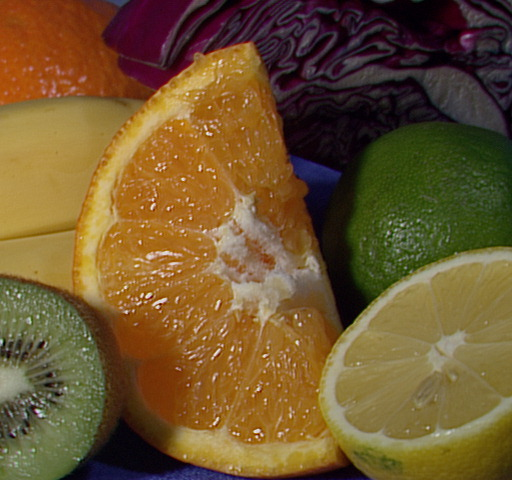
//> input picture opencv_1/fruits.jpg, 512 x 480 px
$ ./contour ../fruits.jpg   (built with g++ and OpenCV 4)
//> lines starting //> are read from the running program, lines starting //| are printed output that depends on the picture; after the words box and inside, x2 and y2 are one past the last pixel; in counts of white or black regions, pixels touching at a corner belong together
#include "cv.h"
#include "highgui.h"

int main( int argc, char** argv )
{
    IplImage* src;
    // 第一条命令行参数确定了图像的文件名。
    if( argc == 2 && (src=cvLoadImage(argv[1], 0))!= 0)
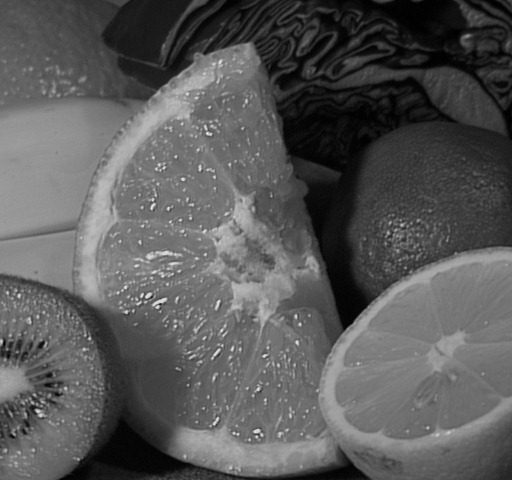
//> src: 480 rows x 512 cols, CV_8UC1; min 0, max 238, mean 88.7
    {
        IplImage* dst = cvCreateImage( cvGetSize(src), 8, 3 );
        CvMemStorage* storage = cvCreateMemStorage(0);
        CvSeq* contour = 0;

        cvThreshold( src, src, 1, 255, CV_THRESH_BINARY );
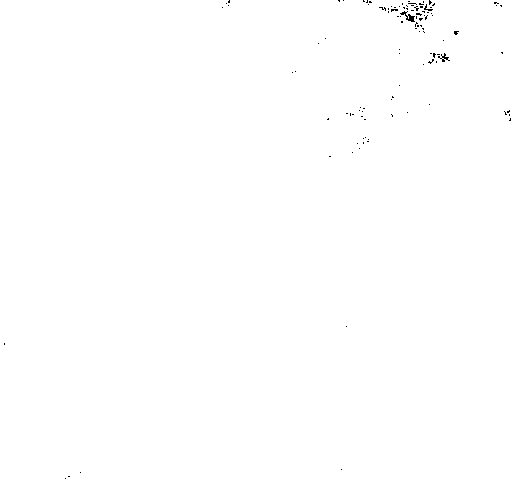
//> src: 480 rows x 512 cols, CV_8UC1; 99.8% white; black in thin lines or dots
        cvNamedWindow( "Source", 1 );
        cvShowImage( "Source", src );

        cvFindContours( src, storage, &contour, sizeof(CvContour), CV_RETR_CCOMP, CV_CHAIN_APPROX_SIMPLE );
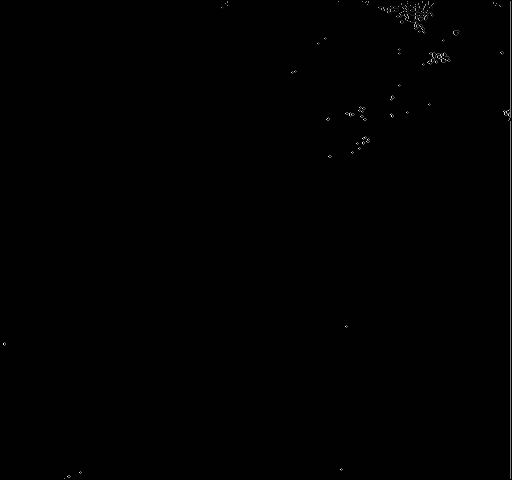
//> src: 480 rows x 512 cols, CV_8UC1; min 0, max 244, mean 1.5
//> contour = 1 contour; box (x1, y1, x2, y2) and area: (1, 1, 511, 479) 242753
        cvZero( dst );

        for( ; contour != 0; contour = contour->h_next )
        {
            CvScalar color = CV_RGB( rand()&255, rand()&255, rand()&255 );
            /* 用1替代 CV_FILLED  所指示的轮廓外形 */
            cvDrawContours( dst, contour, color, color, -1, CV_FILLED, 8 );
        }
//> this loop made 1 pass
//> pass 1, `cvDrawContours( dst, contour, color, color, -1, CV_FILLED, 8 );`:
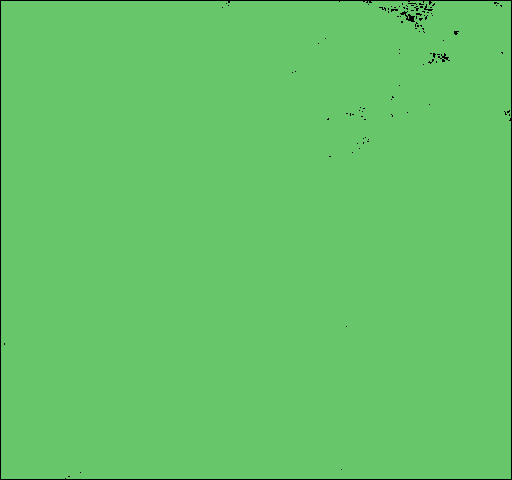
//> dst: 480 rows x 512 cols, CV_8UC3; mean B, G, R 104, 196.1, 102
//> after the loop, contour = 0 contours

        cvNamedWindow( "Components", 1 );
        cvShowImage( "Components", dst );
        cvWaitKey(0);
    }
}
